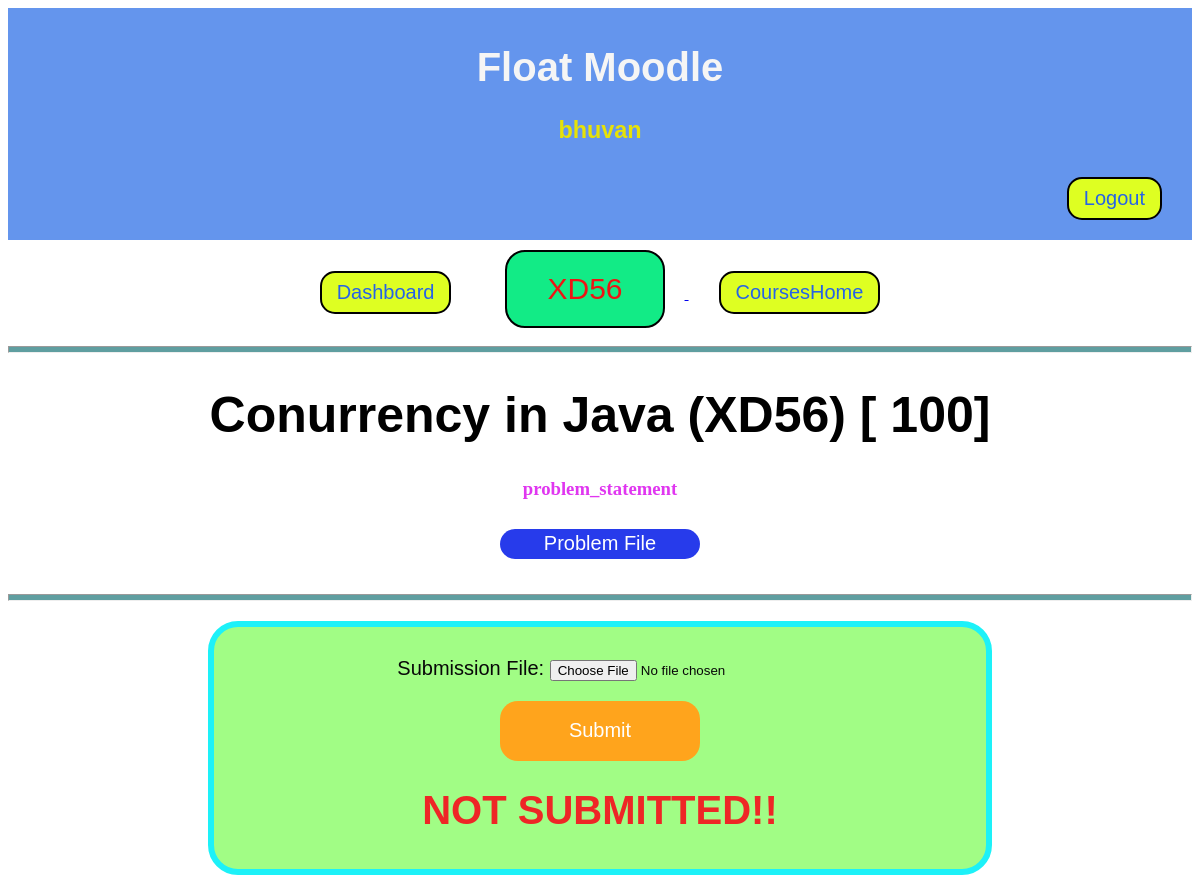
The page /courses/2/assign/3 (signed in) on the database as committed earlier.
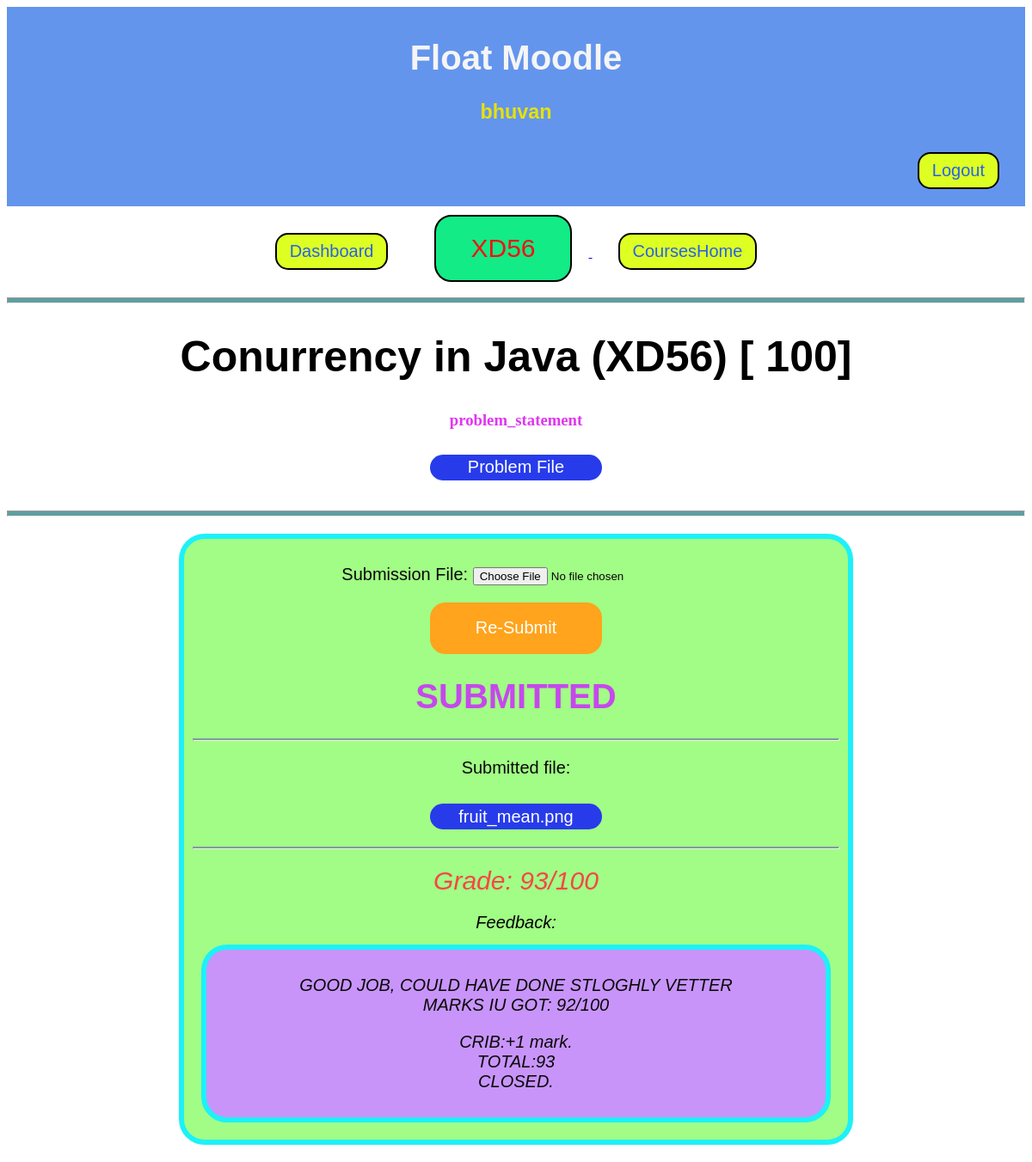
The same page on the database as committed later.
### courses/models.py (models this page shows, shortened)
class Assignment(models.Model):
    name = models.CharField(max_length=128,default='')
    link = models.URLField(default='')
    file_name = models.CharField(max_length=100,default='problem_statement')
    file = models.FileField(upload_to='assignments',blank=True)
    statement = models.CharField(max_length=300,default='')
    course = models.ForeignKey(Course,on_delete=models.CASCADE)
    maxmarks = models.IntegerField(default=100)

class FileSubmission(models.Model):
    user = models.ForeignKey(User,on_delete=models.CASCADE)
    file = models.FileField(upload_to='submissions',blank=True)
    file_name = models.CharField(max_length=100,default='submission')
    assignment = models.ForeignKey(Assignment,on_delete=models.CASCADE)
    feedback = models.CharField(max_length=500,default='Your Feedback Appears Here')
    corrected = models.CharField(max_length=10,default='NO')
    grade = models.IntegerField(default=-1)

### courses/views.py (the view)
# urls.py: path('<int:course_id>/assign/<int:assign_id>',views.assign,name ='assign_page'),
def assign(request,course_id,assign_id):
    a = Assignment.objects.get(pk = assign_id)
    c = Course.objects.get(pk = course_id )
    if not request.user.is_authenticated:
        return redirect('login')
    c = Course.objects.get(pk = course_id)
    names = [ s.username for s in c.students.all() ]
    uname = request.user.username
    if uname not in names and uname != c.instructor.username:
        return redirect('CourseHome')
    if request.method == "POST":
        form = AssignmentSubmitForm(request.POST,request.FILES)
        if form.is_valid():
            s_file = request.FILES.get('file',False)
            if FileSubmission.objects.filter(user = request.user,assignment = a).exists():#resubmission.
                s = FileSubmission.objects.get(user = request.user,assignment = a)
            else:
                s = FileSubmission.objects.create(user = request.user, assignment = a)
            if s_file:
                s.file = s_file
                s.file_name = s.file.name.split("/")[-1]
            s.save()
        return redirect('assign_page',course_id = c.pk,assign_id = a.pk)
    else:
        form = AssignmentSubmitForm()
    subms = list(a.filesubmission_set.all())
    submitted = False
    for sub in subms:
        if request.user.username == sub.user.username:
            submitted = True
            break
    if submitted:
        mysubmission = FileSubmission.objects.get(user = request.user,assignment = a)
    else:
        mysubmission = {'feedback': 'You Did Not Submit'}
    instruct = True
    if c.instructor.username != request.user.username:
        instruct = False
    args = {
        'form': form,
        'assign': a,
        'course': c,
        'submissions': list(a.filesubmission_set.all()),
        'submitted': submitted,
        'mysub': mysubmission,
        'instruct': instruct
    }
    return render(request,'courses/assign_page.html',args)

### courses/forms.py
class AssignmentSubmitForm(forms.Form):
    file = forms.FileField(label='Submission File',required=True)

### accounts/templates/courses/assign_page.html (shortened to what this page needs)
{% extends 'base.html' %}
{% block content %}
<div style="text-align: center;">
    <a href ="{% url 'dashboard' %}"><button class="B1 button2">Dashboard</button></a>
    <a href ="{% url 'coursepage' course.pk %}">
        <button class="B2 button1">{{ course.name }}</button>
    </a>
    <a href ="{% url 'CourseHome' %}"><button class="B1 button1">CoursesHome</button></a>
</div>
<hr style="height: 5px; color: blanchedalmond; background-color: cadetblue;">
<div style="text-align: center;">
    <div class="f1"><h1>{{ assign.name }} ({{ course.name }})  [ {{ assign.maxmarks }}]</h1></div>
    {% if assign.file.name %}
    <h3 style="color: rgb(224, 54, 240);">{{ assign.file_name }}</h3>
    <a download href="{{assign.file.url}}">
        <button class="button6">Problem File</button>
    </a><br>
    {% endif %}
</div>
<hr style="height: 5px; color: blanchedalmond; background-color: cadetblue;">
{% if instruct %}
<div style="text-align: center">
    <h1 >{{ submissions|length }} Submitted</h1>
    <a href="{% url 'submissions' course.pk assign.pk %}">
        <button class="button4"> View Submissions</button>
      </a><br>
</div>
{% else %}
<div class="assignment">
    <form method="post" enctype="multipart/form-data" action="" >
        {{ form.as_p }}
        {% if submitted %}
            <button type="submit" class="button4">Re-Submit</button>
        {% else %}
            <button type="submit" class="button4">Submit</button>
        {% endif %}
      </form>
      {% if submitted %}
      <h1 style="color: rgb(198, 72, 236);">SUBMITTED</h1>
      <hr style="height: 1px; color: blanchedalmond; background-color: cadetblue;">
      <p>Submitted file:</p><a download href="{{mysub.file.url}}">
        <button class="button6">{{mysub.file_name}}</button>
      </a><br>
      <hr style="height: 1px; color: blanchedalmond; background-color: cadetblue;">
      {% if mysub.corrected == "YES" %}
        <h1 class = "it" style="color: rgb(245, 71, 71); font-size: 30px;">Grade: {{ mysub.grade }}/{{assign.maxmarks}} </h1>
      {% endif %}
      <h1 class = "it">Feedback:</h1><div class="feed">
        <p>{{ mysub.feedback|linebreaks }}</p>
      {% else %}
      <h1 style="color: rgb(238, 38, 38);">NOT SUBMITTED!!</h1>
      {% endif %}
</div>
{% endif %}
{% endblock %}

Rows that differ between the two databases and show on the page:
shown differently, row unchanged: Assignment "Conurrency in Java": maxmarks (not shown) → "100"
added FileSubmission: file_name "fruit_mean.png", grade "93", feedback "GOOD JOB, COULD HAVE DONE STLOGHLY VETTER MARKS IU GOT: 92/100 CRIB:+1 mark. TOTAL:93 CLOSED."
Other text that changed with them:
text no longer shown: "Submit NOT SUBMITTED!!"
text now shown: "Re-Submit SUBMITTED Submitted file: Grade: / Feedback:"
